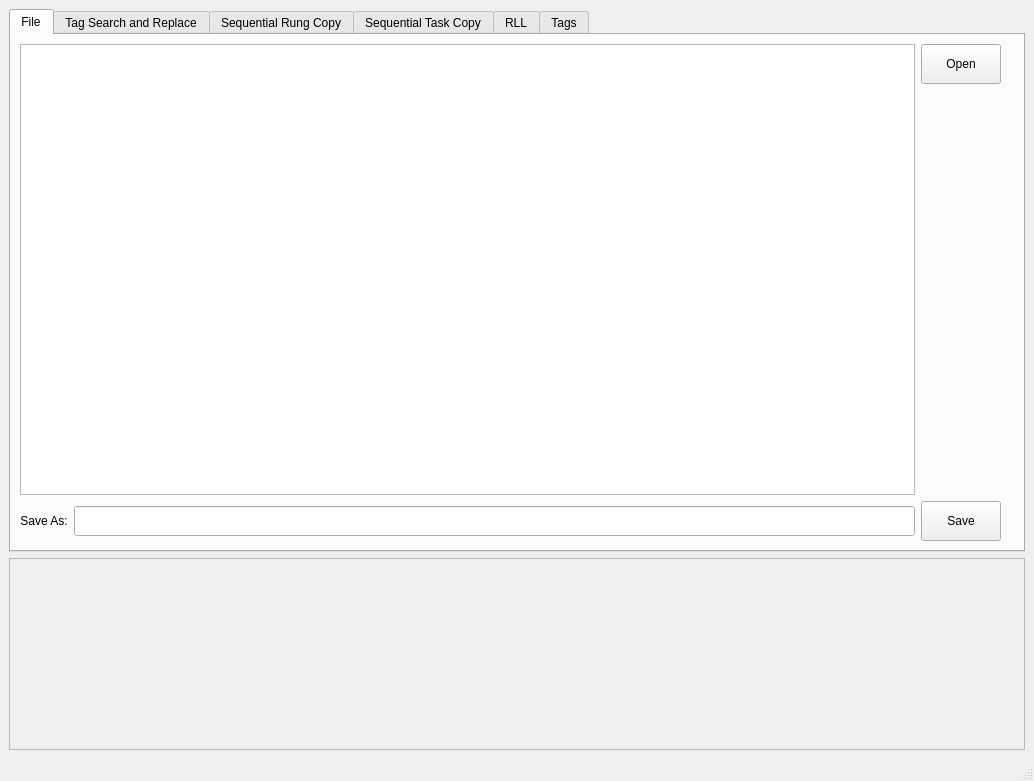
<?xml version="1.0" encoding="UTF-8"?>
<ui version="4.0">
 <class>MainWindow</class>
 <widget class="QMainWindow" name="MainWindow">
  <property name="geometry">
   <rect>
    <x>0</x>
    <y>0</y>
    <width>1034</width>
    <height>781</height>
   </rect>
  </property>
  <property name="windowTitle">
   <string>Productivity Suite Toolkit</string>
  </property>
  <widget class="QWidget" name="centralwidget">
   <layout class="QGridLayout" name="gridLayout">
    <item row="3" column="0">
     <widget class="QPlainTextEdit" name="tb_StatusDisplay">
      <property name="enabled">
       <bool>false</bool>
      </property>
      <property name="sizePolicy">
       <sizepolicy hsizetype="Expanding" vsizetype="Maximum">
        <horstretch>0</horstretch>
        <verstretch>0</verstretch>
       </sizepolicy>
      </property>
      <property name="minimumSize">
       <size>
        <width>0</width>
        <height>150</height>
       </size>
      </property>
      <property name="maximumSize">
       <size>
        <width>16777215</width>
        <height>350</height>
       </size>
      </property>
      <property name="textInteractionFlags">
       <set>Qt::TextEditorInteraction</set>
      </property>
     </widget>
    </item>
    <item row="2" column="0">
     <widget class="QTabWidget" name="tabWidget">
      <property name="currentIndex">
       <number>0</number>
      </property>
      <widget class="QWidget" name="tab_6">
       <attribute name="title">
        <string>File</string>
       </attribute>
       <layout class="QGridLayout" name="gridLayout_15">
        <item row="0" column="0">
         <layout class="QGridLayout" name="gridLayout_7">
          <item row="0" column="0">
           <widget class="QTreeView" name="treeView">
            <property name="minimumSize">
             <size>
              <width>800</width>
              <height>0</height>
             </size>
            </property>
           </widget>
          </item>
          <item row="0" column="1">
           <layout class="QGridLayout" name="gridLayout_4">
            <item row="0" column="0">
             <widget class="QPushButton" name="pushButton_3">
              <property name="minimumSize">
               <size>
                <width>0</width>
                <height>40</height>
               </size>
              </property>
              <property name="text">
               <string>Open</string>
              </property>
              <property name="checkable">
               <bool>false</bool>
              </property>
              <property name="checked">
               <bool>false</bool>
              </property>
             </widget>
            </item>
            <item row="1" column="0">
             <spacer name="verticalSpacer">
              <property name="orientation">
               <enum>Qt::Vertical</enum>
              </property>
              <property name="sizeHint" stdset="0">
               <size>
                <width>20</width>
                <height>40</height>
               </size>
              </property>
             </spacer>
            </item>
           </layout>
          </item>
         </layout>
        </item>
        <item row="0" column="1">
         <widget class="QLabel" name="label_8">
          <property name="text">
           <string/>
          </property>
         </widget>
        </item>
        <item row="1" column="0">
         <layout class="QGridLayout" name="gridLayout_3">
          <item row="0" column="0">
           <widget class="QLabel" name="label_7">
            <property name="text">
             <string>Save As:</string>
            </property>
            <property name="alignment">
             <set>Qt::AlignCenter</set>
            </property>
           </widget>
          </item>
          <item row="0" column="1">
           <widget class="QLineEdit" name="lineEdit_2">
            <property name="minimumSize">
             <size>
              <width>0</width>
              <height>30</height>
             </size>
            </property>
            <property name="maximumSize">
             <size>
              <width>16777215</width>
              <height>30</height>
             </size>
            </property>
           </widget>
          </item>
          <item row="0" column="2">
           <widget class="QPushButton" name="pushButton_5">
            <property name="minimumSize">
             <size>
              <width>0</width>
              <height>40</height>
             </size>
            </property>
            <property name="text">
             <string>Save</string>
            </property>
            <property name="checkable">
             <bool>false</bool>
            </property>
            <property name="checked">
             <bool>false</bool>
            </property>
           </widget>
          </item>
         </layout>
        </item>
       </layout>
      </widget>
      <widget class="QWidget" name="tab_2">
       <attribute name="title">
        <string>Tag Search and Replace</string>
       </attribute>
       <layout class="QGridLayout" name="gridLayout_12">
        <item row="0" column="0">
         <widget class="QTreeWidget" name="treeWidget_6">
          <property name="maximumSize">
           <size>
            <width>350</width>
            <height>16777215</height>
           </size>
          </property>
          <column>
           <property name="text">
            <string notr="true">1</string>
           </property>
          </column>
         </widget>
        </item>
        <item row="0" column="1">
         <layout class="QGridLayout" name="gridLayout_11">
          <item row="0" column="0">
           <layout class="QGridLayout" name="gridLayout_9">
            <item row="0" column="0">
             <layout class="QGridLayout" name="gridLayout_8">
              <item row="1" column="0">
               <widget class="QLabel" name="label_6">
                <property name="text">
                 <string>Replace With:</string>
                </property>
               </widget>
              </item>
              <item row="1" column="1">
               <widget class="QLineEdit" name="lineEdit_3">
                <property name="minimumSize">
                 <size>
                  <width>0</width>
                  <height>30</height>
                 </size>
                </property>
                <property name="maximumSize">
                 <size>
                  <width>16777215</width>
                  <height>30</height>
                 </size>
                </property>
               </widget>
              </item>
              <item row="0" column="0">
               <widget class="QLabel" name="label_5">
                <property name="text">
                 <string>Search For:</string>
                </property>
               </widget>
              </item>
              <item row="0" column="1">
               <widget class="QLineEdit" name="lineEdit">
                <property name="minimumSize">
                 <size>
                  <width>0</width>
                  <height>30</height>
                 </size>
                </property>
                <property name="maximumSize">
                 <size>
                  <width>16777215</width>
                  <height>30</height>
                 </size>
                </property>
               </widget>
              </item>
             </layout>
            </item>
            <item row="0" column="1">
             <widget class="QPushButton" name="pushButton">
              <property name="minimumSize">
               <size>
                <width>0</width>
                <height>80</height>
               </size>
              </property>
              <property name="text">
               <string>Search</string>
              </property>
             </widget>
            </item>
           </layout>
          </item>
          <item row="1" column="0">
           <layout class="QGridLayout" name="gridLayout_10">
            <item row="0" column="0">
             <widget class="QTreeWidget" name="treeWidget_2">
              <column>
               <property name="text">
                <string notr="true">1</string>
               </property>
              </column>
             </widget>
            </item>
            <item row="1" column="0">
             <widget class="QPushButton" name="pushButton_4">
              <property name="minimumSize">
               <size>
                <width>100</width>
                <height>30</height>
               </size>
              </property>
              <property name="maximumSize">
               <size>
                <width>65535</width>
                <height>30</height>
               </size>
              </property>
              <property name="text">
               <string>Replace Selected Instances</string>
              </property>
             </widget>
            </item>
           </layout>
          </item>
         </layout>
        </item>
       </layout>
      </widget>
      <widget class="QWidget" name="tab_4">
       <attribute name="title">
        <string>Sequential Rung Copy</string>
       </attribute>
       <layout class="QGridLayout" name="gridLayout_14">
        <item row="0" column="0">
         <widget class="QTreeWidget" name="treeWidget_5">
          <property name="maximumSize">
           <size>
            <width>350</width>
            <height>16777215</height>
           </size>
          </property>
          <column>
           <property name="text">
            <string notr="true">1</string>
           </property>
          </column>
         </widget>
        </item>
        <item row="0" column="1">
         <layout class="QGridLayout" name="gridLayout_13">
          <item row="0" column="0">
           <widget class="QLabel" name="label_2">
            <property name="text">
             <string>Select the first of two consecutive seed rungs to establish the incremental copy sequence</string>
            </property>
           </widget>
          </item>
          <item row="1" column="0">
           <widget class="QTreeWidget" name="treeWidget_4">
            <column>
             <property name="text">
              <string notr="true">1</string>
             </property>
            </column>
           </widget>
          </item>
          <item row="2" column="0">
           <layout class="QGridLayout" name="gridLayout_6">
            <item row="0" column="0">
             <widget class="QLabel" name="label">
              <property name="text">
               <string>Number of incremental copies to make:</string>
              </property>
             </widget>
            </item>
            <item row="0" column="1">
             <widget class="QLineEdit" name="lineEdit_4"/>
            </item>
            <item row="0" column="2">
             <widget class="QPushButton" name="pushButton_2">
              <property name="text">
               <string>COPY</string>
              </property>
             </widget>
            </item>
           </layout>
          </item>
         </layout>
        </item>
       </layout>
      </widget>
      <widget class="QWidget" name="tab_5">
       <attribute name="title">
        <string>Sequential Task Copy</string>
       </attribute>
       <widget class="QLabel" name="label_4">
        <property name="geometry">
         <rect>
          <x>490</x>
          <y>270</y>
          <width>341</width>
          <height>16</height>
         </rect>
        </property>
        <property name="text">
         <string>NOTHING TO SEE HERE. MOVE ALONG NOW...</string>
        </property>
       </widget>
      </widget>
      <widget class="QWidget" name="tab_3">
       <attribute name="title">
        <string>RLL</string>
       </attribute>
       <layout class="QGridLayout" name="gridLayout_5">
        <item row="0" column="0">
         <widget class="QTreeWidget" name="treeWidget_3">
          <column>
           <property name="text">
            <string notr="true">1</string>
           </property>
          </column>
         </widget>
        </item>
       </layout>
      </widget>
      <widget class="QWidget" name="tab">
       <attribute name="title">
        <string>Tags</string>
       </attribute>
       <layout class="QGridLayout" name="gridLayout_2">
        <item row="0" column="0">
         <widget class="QTreeWidget" name="treeWidget">
          <column>
           <property name="text">
            <string notr="true">1</string>
           </property>
          </column>
         </widget>
        </item>
       </layout>
      </widget>
     </widget>
    </item>
   </layout>
  </widget>
  <widget class="QStatusBar" name="statusbar"/>
  <action name="actionOpen">
   <property name="text">
    <string>Open</string>
   </property>
  </action>
  <action name="actionSave">
   <property name="text">
    <string>Save</string>
   </property>
  </action>
  <action name="actionSave_As">
   <property name="text">
    <string>Save As</string>
   </property>
  </action>
 </widget>
 <resources/>
 <connections/>
</ui>
